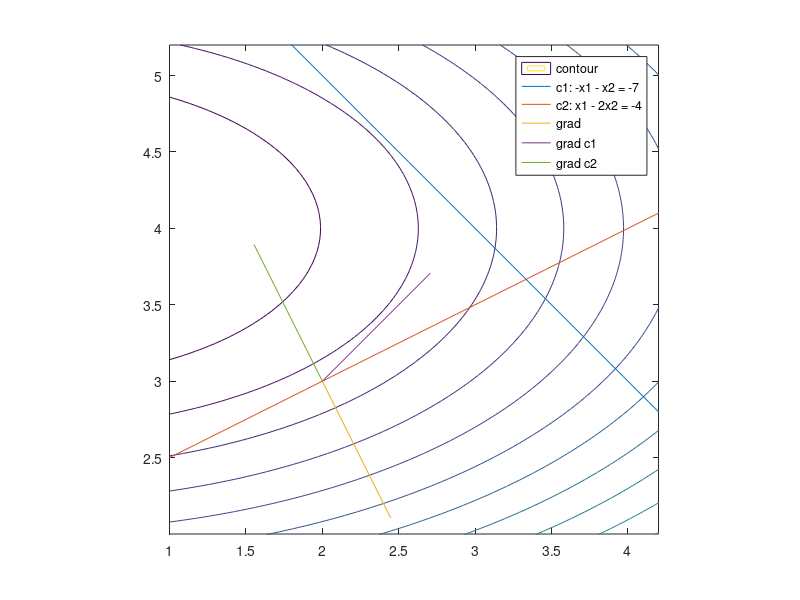

MATLAB code for this plot:

clear all; close all; clc;


% min x1, x2
% x1^2 + 4(x2 ? 4)^2 = x1^2 + 4(x2^2 - 8x2 + 16) = x1^2 + 4x2^2 - 32x2 + 64
% subject to 
% - x1 - x2 <= -7 
% x1 - 2x2 <= -4

format short
H = [1,0;0,4]*2;
f = [0,-32];
A = [1,1;-1,2];
b = [7,4];
% b = [5,4];

% options = optimset('Algorithm','active-set');
[x,FVAL] = quadprog(H,f,A,b);
% [x,FVAL] =  quadprog(H,f,A,b,[],[],[],[],[],options);

area = [-0.5,1.1]*2;
X1 = linspace(area(1) + x(1),area(2) + x(2));
X2 = linspace(area(1) + x(1),area(2) + x(2));
[X,Y] = meshgrid(X1,X2);
Z = (X.^2 + 4*(Y - 4).^2);
contour(X,Y,Z,20); hold on;
grad = [2*x(1), 8*x(2) - 32;A(1,:);A(2,:)];
for i = 1:length(grad)
    grad(i,:) = grad(i,:)/norm(grad(i,:));
end
% for i = 1:length(grad)
%     grad(i,:) = grad(i,:)/sqrt(norm(grad(i,:)));
% end
plot(X1,-X1 + b(1))
plot(X1,(X1 + b(2))/2)

for i = 1:length(grad)
    plot([x(1),x(1) + grad(i,1)],[x(2),x(2) + grad(i,2)])
end

legend('contour','c1: -x1 - x2 = -7','c2: x1 - 2x2 = -4','grad','grad c1','grad c2')
% quiver(x(1),x(2),grad(1,1), grad(1,2))
% quiver(x(1),x(2),grad(2,1), grad(2,2))
% quiver(x(1),x(2),grad(3,1), grad(3,2))

axis equal;
xlim(area + x(1));
ylim(area + x(2));

%The objective gradient is a linear combination of the active contraints.


